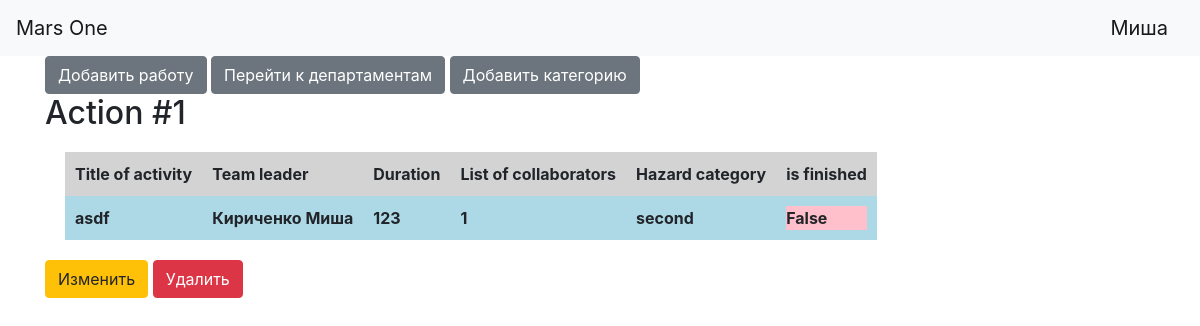
The page / (signed in) on the database its author committed.
### data/users.py (models this page shows, shortened)
class User(SqlAlchemyBase, UserMixin, SerializerMixin):
    __tablename__ = 'users'
    id = sqlalchemy.Column(sqlalchemy.Integer,
                           primary_key=True,
                           autoincrement=True)
    surname = sqlalchemy.Column(sqlalchemy.String, nullable=True)
    name = sqlalchemy.Column(sqlalchemy.String, nullable=True)
    age = sqlalchemy.Column(sqlalchemy.Integer, nullable=True)
    position = sqlalchemy.Column(sqlalchemy.String, nullable=True)
    speciality = sqlalchemy.Column(sqlalchemy.String, nullable=True)
    address = sqlalchemy.Column(sqlalchemy.String, nullable=True)
    email = sqlalchemy.Column(sqlalchemy.String, nullable=True, unique=True)
    hashed_password = sqlalchemy.Column(sqlalchemy.String, nullable=True)
    modified_date = sqlalchemy.Column(sqlalchemy.DateTime, default=datetime.datetime.now)
    jobs = orm.relationship("Jobs", back_populates='user')
    departments = orm.relationship("Departments", back_populates='user')

### data/jobs.py (models this page shows)
class Jobs(SqlAlchemyBase, SerializerMixin):
    __tablename__ = 'jobs'
    id = sqlalchemy.Column(sqlalchemy.Integer, primary_key=True, autoincrement=True)
    team_leader = sqlalchemy.Column(sqlalchemy.Integer, sqlalchemy.ForeignKey("users.id"))
    job = sqlalchemy.Column(sqlalchemy.String, nullable=True)
    work_size = sqlalchemy.Column(sqlalchemy.Integer, nullable=True)
    collaborators = sqlalchemy.Column(sqlalchemy.String)
    start_date = sqlalchemy.Column(sqlalchemy.DateTime)
    end_date = sqlalchemy.Column(sqlalchemy.DateTime)
    is_finished = sqlalchemy.Column(sqlalchemy.Boolean)
    categories = orm.relationship("Category",
                                  secondary="association",
                                  backref="jobs")
    user = orm.relationship('User')

### data/category.py (models this page shows)
class Category(SqlAlchemyBase, SerializerMixin):
    __tablename__ = 'category'
    id = sqlalchemy.Column(sqlalchemy.Integer, primary_key=True,
                           autoincrement=True)
    name = sqlalchemy.Column(sqlalchemy.String, nullable=True)

### main.py (the view)
@app.route("/")
def index():
    db = db_session.create_session()
    jobs = db.query(Jobs).all()
    data = []
    ides = []
    users = []
    for job in jobs:
        team_leader = db.query(User).filter(User.id == job.team_leader).first()
        data.append((job.job, f'{team_leader.surname} {team_leader.name}',
                    job.work_size, job.collaborators, ', '.join([i.name for i in job.categories]), job.is_finished))
        ides.append(job.id)
        users.append(job.user)
    return render_template('index.html', data=data, ides=ides, title='Страница Миссии', users=users)

### data/db_session.py (called while the page is built)
def create_session() -> Session:
    global __factory
    return __factory()

### main.py (called while the page is built)
@login_manager.user_loader
def load_user(user_id):
    db_sess = db_session.create_session()
    return db_sess.query(User).get(user_id)

### templates/index.html
{% extends "base.html" %}
{% block content %}
{% if current_user.is_authenticated %}
<a href="/jobs" class="btn btn-secondary">Добавить работу</a>
<a href="/departments" class="btn btn-secondary">Перейти к департаментам</a>
<a href="/category" class="btn btn-secondary">Добавить категорию</a>
{% endif %}
{% set headers = ['Title of activity', 'Team leader', 'Duration', 'List of collaborators', 'Hazard category', 'is finished'] %}
{% for job in data %}
<h2>Action #{{ides[loop.index0]}}</h2>
<table>
    <thead>
        <tr>
            {% for title in headers %}
            <th>{{title}}</th>
            {% endfor %}
        </tr>
    </thead>
    <tbody>
        <tr>
            {% for item in job %}
            <th>
                {% if loop.last %}
                {% if item %}
                <div class='complete'>
                    {% else %}
                    <div class="non-complete">
                        {% endif %}
                        {% endif %}
                        {{item}}
                        {% if loop.last %}
                    </div>
                    {% endif %}
            </th>
            {% endfor %}
        </tr>
    </tbody>
</table>
{% if current_user.is_authenticated and current_user == users[loop.index0] or current_user.id == 1%}
<div>
    <a href="/jobs/{{ ides[loop.index0] }}" class="btn btn-warning">
        Изменить
    </a>
    <a href="/job_delete/{{ ides[loop.index0] }}" class="btn btn-danger">
        Удалить
    </a>
</div>
{% endif %}
{% endfor %}
{% endblock %}

### templates/base.html (shortened to what this page needs)
<!doctype html>
<html lang="en">
<head>
    <link rel="stylesheet" href="static/style.css">
    <link rel="stylesheet" href="https://stackpath.bootstrapcdn.com/bootstrap/4.4.1/css/bootstrap.min.css">
</head>
  <body>
    <header>
      <nav class="navbar navbar-light bg-light">
        <a class="navbar-brand" href="#">Mars One</a>
        {% if current_user.is_authenticated %}
          <a class="navbar-brand" href="/logout">{{ current_user.name }}</a>
        {% else %}
          <p>
              <a class="btn btn-primary " href="/register">Зарегистрироваться</a>
              <a class="btn btn-success" href="/login">Войти</a>
          </p>
        {% endif %}
      </nav>
    </header>
    <main role="main" class="container">
        {% block content %}{% endblock %}
    </main>
  </body>
</html>

### static/style.css (style rules this page uses)
thead th { background-color: lightgray; }
tbody th { background-color: lightblue; }
.non-complete { background-color: pink; }
table th { padding: 10px; }
table { margin: 20px; }

### rows shown on the page
User: name "Миша"
Jobs: job "asdf"
Category: name "second"

### other values the page prints
{{ ides[loop.index0] }} "1"
{{ title }} "Title of activity" "Team leader" "Duration" "List of collaborators" "Hazard category" "is finished"
{{ item }} "Кириченко Миша" "123" "1" "False"
